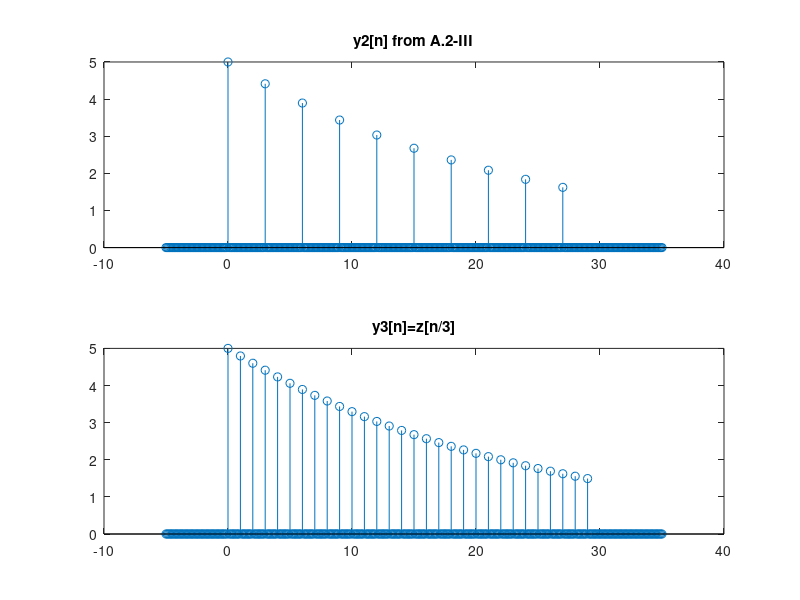

Here is the MATLAB script that generated this plot:
%% A.3

u = @(n) (n >= 0) * 1.0 .* (mod(n,1)==0);
y = @(n) 5*exp(-n/8).*(u(n)-u(n-10));
y2 = @(n) y(n/3);

%A.3-I
u1 = @(n) (n >= 0) * 1.0;
z = @(n) 5*exp(-n/8).*(u1(n)-u1(n-10)); 
y3 = @(n) z(n/3) .* (mod(n,1)==0);
n = [-5:0.1:35];

figure 
subplot(2,1,1);
stem(n,y2(n));
title("y2[n] from A.2-III");

subplot(2,1,2);
stem(n,y3(n));
title("y3[n]=z[n/3]");

%We notice that y3[n] has more data values than y2[n] because of the 
%fact that the signal transformation was applied to the continuous signal
%first, allowing the sampling to sample values that NOW exist in discrete
%integer values, which previously didn't before stretching the continuous
%function. 